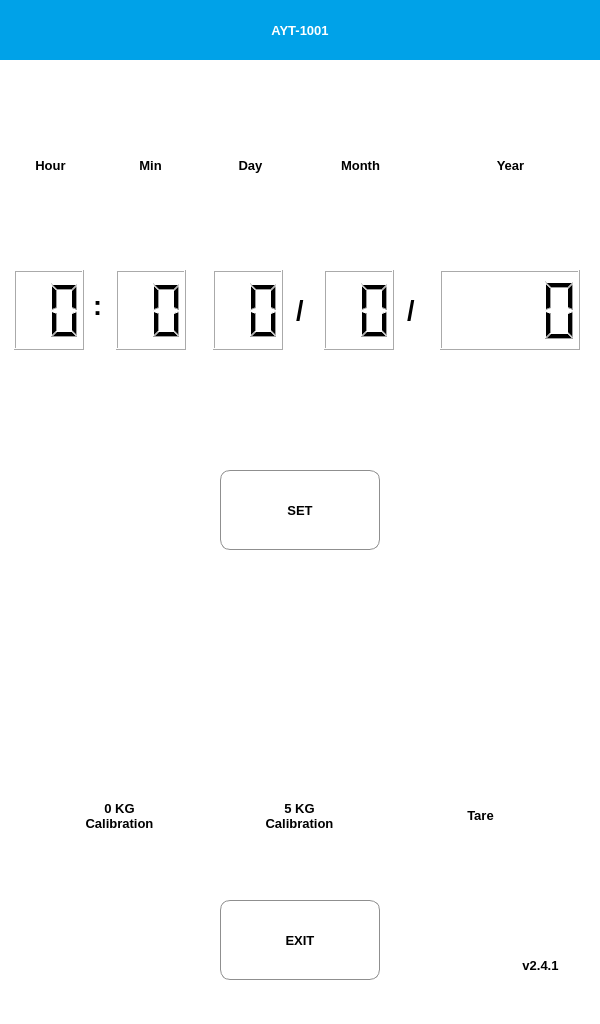
<?xml version="1.0" encoding="UTF-8"?>
<ui version="4.0">
 <class>MainWindow</class>
 <widget class="QMainWindow" name="MainWindow">
  <property name="geometry">
   <rect>
    <x>0</x>
    <y>0</y>
    <width>600</width>
    <height>1024</height>
   </rect>
  </property>
  <property name="windowTitle">
   <string>MainWindow</string>
  </property>
  <property name="styleSheet">
   <string notr="true">background-color: white</string>
  </property>
  <widget class="QWidget" name="centralwidget">
   <widget class="QPushButton" name="pushButton_2">
    <property name="geometry">
     <rect>
      <x>10</x>
      <y>350</y>
      <width>80</width>
      <height>80</height>
     </rect>
    </property>
    <property name="sizePolicy">
     <sizepolicy hsizetype="Preferred" vsizetype="Preferred">
      <horstretch>0</horstretch>
      <verstretch>0</verstretch>
     </sizepolicy>
    </property>
    <property name="styleSheet">
     <string notr="true">QPushButton{
	height: 80px;
	width: 80px;
	border-style: solid;
	border-width: 0px;
	image: url(/home/eomedical/images/swipe-down.png);
}

QPushButton:pressed{
	height: 80px;
	width: 80px;
	border-style: solid;
	border-width: 0px;
	image: url(/home/eomedical/images/swipe-down-psv.png);
}</string>
    </property>
    <property name="text">
     <string/>
    </property>
   </widget>
   <widget class="QPushButton" name="pushButton">
    <property name="geometry">
     <rect>
      <x>10</x>
      <y>190</y>
      <width>80</width>
      <height>80</height>
     </rect>
    </property>
    <property name="sizePolicy">
     <sizepolicy hsizetype="Preferred" vsizetype="Preferred">
      <horstretch>0</horstretch>
      <verstretch>0</verstretch>
     </sizepolicy>
    </property>
    <property name="styleSheet">
     <string notr="true">QPushButton{
	height: 80px;
	width: 80px;
	border-style: solid;
	border-width: 0px;
	image: url(/home/eomedical/images/swipe-up.png);
}

QPushButton:pressed{
	height: 80px;
    width: 80px;
	border-style: solid;
	border-width: 0px;
	image: url(/home/eomedical/images/swipe-up-psv.png);
}</string>
    </property>
    <property name="text">
     <string/>
    </property>
   </widget>
   <widget class="QPushButton" name="pushButton_3">
    <property name="geometry">
     <rect>
      <x>110</x>
      <y>190</y>
      <width>80</width>
      <height>80</height>
     </rect>
    </property>
    <property name="sizePolicy">
     <sizepolicy hsizetype="Preferred" vsizetype="Preferred">
      <horstretch>0</horstretch>
      <verstretch>0</verstretch>
     </sizepolicy>
    </property>
    <property name="styleSheet">
     <string notr="true">QPushButton{
	height: 80px;
	width: 80px;
	border-style: solid;
	border-width: 0px;
	image: url(/home/eomedical/images/swipe-up.png);
}

QPushButton:pressed{
	height: 80px;
    width: 80px;
	border-style: solid;
	border-width: 0px;
	image: url(/home/eomedical/images/swipe-up-psv.png);
}</string>
    </property>
    <property name="text">
     <string/>
    </property>
   </widget>
   <widget class="QPushButton" name="pushButton_4">
    <property name="geometry">
     <rect>
      <x>110</x>
      <y>350</y>
      <width>80</width>
      <height>80</height>
     </rect>
    </property>
    <property name="sizePolicy">
     <sizepolicy hsizetype="Preferred" vsizetype="Preferred">
      <horstretch>0</horstretch>
      <verstretch>0</verstretch>
     </sizepolicy>
    </property>
    <property name="styleSheet">
     <string notr="true">QPushButton{
	height: 80px;
	width: 80px;
	border-style: solid;
	border-width: 0px;
	image: url(/home/eomedical/images/swipe-down.png);
}

QPushButton:pressed{
	height: 80px;
	width: 80px;
	border-style: solid;
	border-width: 0px;
	image: url(/home/eomedical/images/swipe-down-psv.png);
}</string>
    </property>
    <property name="text">
     <string/>
    </property>
   </widget>
   <widget class="QPushButton" name="pushButton_5">
    <property name="geometry">
     <rect>
      <x>210</x>
      <y>190</y>
      <width>80</width>
      <height>80</height>
     </rect>
    </property>
    <property name="sizePolicy">
     <sizepolicy hsizetype="Preferred" vsizetype="Preferred">
      <horstretch>0</horstretch>
      <verstretch>0</verstretch>
     </sizepolicy>
    </property>
    <property name="styleSheet">
     <string notr="true">QPushButton{
	height: 80px;
	width: 80px;
	border-style: solid;
	border-width: 0px;
	image: url(/home/eomedical/images/swipe-up.png);
}

QPushButton:pressed{
	height: 80px;
    width: 80px;
	border-style: solid;
	border-width: 0px;
	image: url(/home/eomedical/images/swipe-up-psv.png);
}</string>
    </property>
    <property name="text">
     <string/>
    </property>
   </widget>
   <widget class="QPushButton" name="pushButton_6">
    <property name="geometry">
     <rect>
      <x>210</x>
      <y>350</y>
      <width>80</width>
      <height>80</height>
     </rect>
    </property>
    <property name="sizePolicy">
     <sizepolicy hsizetype="Preferred" vsizetype="Preferred">
      <horstretch>0</horstretch>
      <verstretch>0</verstretch>
     </sizepolicy>
    </property>
    <property name="styleSheet">
     <string notr="true">QPushButton{
	height: 80px;
	width: 80px;
	border-style: solid;
	border-width: 0px;
	image: url(/home/eomedical/images/swipe-down.png);
}

QPushButton:pressed{
	height: 80px;
	width: 80px;
	border-style: solid;
	border-width: 0px;
	image: url(/home/eomedical/images/swipe-down-psv.png);
}</string>
    </property>
    <property name="text">
     <string/>
    </property>
   </widget>
   <widget class="QPushButton" name="pushButton_7">
    <property name="geometry">
     <rect>
      <x>320</x>
      <y>190</y>
      <width>80</width>
      <height>80</height>
     </rect>
    </property>
    <property name="sizePolicy">
     <sizepolicy hsizetype="Preferred" vsizetype="Preferred">
      <horstretch>0</horstretch>
      <verstretch>0</verstretch>
     </sizepolicy>
    </property>
    <property name="styleSheet">
     <string notr="true">QPushButton{
	height: 80px;
	width: 80px;
	border-style: solid;
	border-width: 0px;
	image: url(/home/eomedical/images/swipe-up.png);
}

QPushButton:pressed{
	height: 80px;
    width: 80px;
	border-style: solid;
	border-width: 0px;
	image: url(/home/eomedical/images/swipe-up-psv.png);
}</string>
    </property>
    <property name="text">
     <string/>
    </property>
   </widget>
   <widget class="QPushButton" name="pushButton_8">
    <property name="geometry">
     <rect>
      <x>320</x>
      <y>350</y>
      <width>80</width>
      <height>80</height>
     </rect>
    </property>
    <property name="sizePolicy">
     <sizepolicy hsizetype="Preferred" vsizetype="Preferred">
      <horstretch>0</horstretch>
      <verstretch>0</verstretch>
     </sizepolicy>
    </property>
    <property name="styleSheet">
     <string notr="true">QPushButton{
	height: 80px;
	width: 80px;
	border-style: solid;
	border-width: 0px;
	image: url(/home/eomedical/images/swipe-down.png);
}

QPushButton:pressed{
	height: 80px;
	width: 80px;
	border-style: solid;
	border-width: 0px;
	image: url(/home/eomedical/images/swipe-down-psv.png);
}</string>
    </property>
    <property name="text">
     <string/>
    </property>
   </widget>
   <widget class="QLCDNumber" name="lcdNumber">
    <property name="geometry">
     <rect>
      <x>14</x>
      <y>270</y>
      <width>70</width>
      <height>80</height>
     </rect>
    </property>
    <property name="styleSheet">
     <string notr="true"/>
    </property>
    <property name="lineWidth">
     <number>1</number>
    </property>
    <property name="midLineWidth">
     <number>0</number>
    </property>
    <property name="smallDecimalPoint">
     <bool>false</bool>
    </property>
    <property name="digitCount">
     <number>2</number>
    </property>
    <property name="value" stdset="0">
     <double>0.000000000000000</double>
    </property>
    <property name="intValue" stdset="0">
     <number>0</number>
    </property>
   </widget>
   <widget class="QLCDNumber" name="lcdNumber_2">
    <property name="geometry">
     <rect>
      <x>116</x>
      <y>270</y>
      <width>70</width>
      <height>80</height>
     </rect>
    </property>
    <property name="font">
     <font>
      <pointsize>12</pointsize>
     </font>
    </property>
    <property name="digitCount">
     <number>2</number>
    </property>
   </widget>
   <widget class="QPushButton" name="pushButton_9">
    <property name="geometry">
     <rect>
      <x>470</x>
      <y>190</y>
      <width>80</width>
      <height>80</height>
     </rect>
    </property>
    <property name="sizePolicy">
     <sizepolicy hsizetype="Preferred" vsizetype="Preferred">
      <horstretch>0</horstretch>
      <verstretch>0</verstretch>
     </sizepolicy>
    </property>
    <property name="styleSheet">
     <string notr="true">QPushButton{
	height: 80px;
	width: 80px;
	border-style: solid;
	border-width: 0px;
	image: url(/home/eomedical/images/swipe-up.png);
}

QPushButton:pressed{
	height: 80px;
    width: 80px;
	border-style: solid;
	border-width: 0px;
	image: url(/home/eomedical/images/swipe-up-psv.png);
}</string>
    </property>
    <property name="text">
     <string/>
    </property>
   </widget>
   <widget class="QPushButton" name="pushButton_10">
    <property name="geometry">
     <rect>
      <x>470</x>
      <y>350</y>
      <width>80</width>
      <height>80</height>
     </rect>
    </property>
    <property name="sizePolicy">
     <sizepolicy hsizetype="Preferred" vsizetype="Preferred">
      <horstretch>0</horstretch>
      <verstretch>0</verstretch>
     </sizepolicy>
    </property>
    <property name="styleSheet">
     <string notr="true">QPushButton{
	height: 80px;
	width: 80px;
	border-style: solid;
	border-width: 0px;
	image: url(/home/eomedical/images/swipe-down.png);
}

QPushButton:pressed{
	height: 80px;
	width: 80px;
	border-style: solid;
	border-width: 0px;
	image: url(/home/eomedical/images/swipe-down-psv.png);
}</string>
    </property>
    <property name="text">
     <string/>
    </property>
   </widget>
   <widget class="QLCDNumber" name="lcdNumber_3">
    <property name="geometry">
     <rect>
      <x>213</x>
      <y>270</y>
      <width>70</width>
      <height>80</height>
     </rect>
    </property>
    <property name="digitCount">
     <number>2</number>
    </property>
   </widget>
   <widget class="QLCDNumber" name="lcdNumber_4">
    <property name="geometry">
     <rect>
      <x>324</x>
      <y>270</y>
      <width>70</width>
      <height>80</height>
     </rect>
    </property>
    <property name="digitCount">
     <number>2</number>
    </property>
   </widget>
   <widget class="QLCDNumber" name="lcdNumber_5">
    <property name="geometry">
     <rect>
      <x>440</x>
      <y>270</y>
      <width>140</width>
      <height>80</height>
     </rect>
    </property>
    <property name="digitCount">
     <number>4</number>
    </property>
   </widget>
   <widget class="QLabel" name="label">
    <property name="geometry">
     <rect>
      <x>93</x>
      <y>250</y>
      <width>16</width>
      <height>111</height>
     </rect>
    </property>
    <property name="font">
     <font>
      <pointsize>20</pointsize>
      <weight>75</weight>
      <bold>true</bold>
     </font>
    </property>
    <property name="text">
     <string>:</string>
    </property>
   </widget>
   <widget class="QLabel" name="label_2">
    <property name="geometry">
     <rect>
      <x>296</x>
      <y>250</y>
      <width>21</width>
      <height>121</height>
     </rect>
    </property>
    <property name="font">
     <font>
      <pointsize>20</pointsize>
      <weight>75</weight>
      <bold>true</bold>
     </font>
    </property>
    <property name="text">
     <string>/</string>
    </property>
   </widget>
   <widget class="QLabel" name="label_3">
    <property name="geometry">
     <rect>
      <x>407</x>
      <y>250</y>
      <width>21</width>
      <height>121</height>
     </rect>
    </property>
    <property name="font">
     <font>
      <pointsize>20</pointsize>
      <weight>75</weight>
      <bold>true</bold>
     </font>
    </property>
    <property name="text">
     <string>/</string>
    </property>
   </widget>
   <widget class="QLabel" name="label_4">
    <property name="geometry">
     <rect>
      <x>20</x>
      <y>150</y>
      <width>61</width>
      <height>31</height>
     </rect>
    </property>
    <property name="font">
     <font>
      <pointsize>10</pointsize>
      <weight>75</weight>
      <bold>true</bold>
     </font>
    </property>
    <property name="text">
     <string>Hour</string>
    </property>
    <property name="alignment">
     <set>Qt::AlignCenter</set>
    </property>
   </widget>
   <widget class="QLabel" name="label_5">
    <property name="geometry">
     <rect>
      <x>110</x>
      <y>150</y>
      <width>81</width>
      <height>31</height>
     </rect>
    </property>
    <property name="font">
     <font>
      <pointsize>10</pointsize>
      <weight>75</weight>
      <bold>true</bold>
     </font>
    </property>
    <property name="text">
     <string>Min</string>
    </property>
    <property name="alignment">
     <set>Qt::AlignCenter</set>
    </property>
   </widget>
   <widget class="QLabel" name="label_6">
    <property name="geometry">
     <rect>
      <x>220</x>
      <y>150</y>
      <width>61</width>
      <height>31</height>
     </rect>
    </property>
    <property name="font">
     <font>
      <pointsize>10</pointsize>
      <weight>75</weight>
      <bold>true</bold>
     </font>
    </property>
    <property name="text">
     <string>Day</string>
    </property>
    <property name="alignment">
     <set>Qt::AlignCenter</set>
    </property>
   </widget>
   <widget class="QLabel" name="label_7">
    <property name="geometry">
     <rect>
      <x>320</x>
      <y>150</y>
      <width>81</width>
      <height>31</height>
     </rect>
    </property>
    <property name="font">
     <font>
      <pointsize>10</pointsize>
      <weight>75</weight>
      <bold>true</bold>
     </font>
    </property>
    <property name="text">
     <string>Month</string>
    </property>
    <property name="alignment">
     <set>Qt::AlignCenter</set>
    </property>
   </widget>
   <widget class="QLabel" name="label_8">
    <property name="geometry">
     <rect>
      <x>480</x>
      <y>150</y>
      <width>61</width>
      <height>31</height>
     </rect>
    </property>
    <property name="font">
     <font>
      <pointsize>10</pointsize>
      <weight>75</weight>
      <bold>true</bold>
     </font>
    </property>
    <property name="text">
     <string>Year</string>
    </property>
    <property name="alignment">
     <set>Qt::AlignCenter</set>
    </property>
   </widget>
   <widget class="QPushButton" name="pushButton_11">
    <property name="geometry">
     <rect>
      <x>220</x>
      <y>470</y>
      <width>160</width>
      <height>80</height>
     </rect>
    </property>
    <property name="sizePolicy">
     <sizepolicy hsizetype="Fixed" vsizetype="Fixed">
      <horstretch>0</horstretch>
      <verstretch>0</verstretch>
     </sizepolicy>
    </property>
    <property name="font">
     <font>
      <pointsize>10</pointsize>
      <weight>75</weight>
      <bold>true</bold>
     </font>
    </property>
    <property name="styleSheet">
     <string notr="true">QPushButton{
	height: 80px;
	border-style: solid;
	border-width: 1px;
	border-color: rgb(143, 143, 143);
	border-radius: 10px;
}

QPushButton:pressed{
	background-color: rgb(143, 143, 143);
}</string>
    </property>
    <property name="text">
     <string>SET</string>
    </property>
   </widget>
   <widget class="QPushButton" name="pushButton_12">
    <property name="geometry">
     <rect>
      <x>220</x>
      <y>900</y>
      <width>160</width>
      <height>80</height>
     </rect>
    </property>
    <property name="sizePolicy">
     <sizepolicy hsizetype="Fixed" vsizetype="Fixed">
      <horstretch>0</horstretch>
      <verstretch>0</verstretch>
     </sizepolicy>
    </property>
    <property name="font">
     <font>
      <pointsize>10</pointsize>
      <weight>75</weight>
      <bold>true</bold>
     </font>
    </property>
    <property name="styleSheet">
     <string notr="true">QPushButton{
	height: 80px;
	border-style: solid;
	border-width: 1px;
	border-color: rgb(143, 143, 143);
	border-radius: 10px;
}

QPushButton:pressed{
	background-color: rgb(143, 143, 143);
}</string>
    </property>
    <property name="text">
     <string>EXIT</string>
    </property>
   </widget>
   <widget class="QLabel" name="label_9">
    <property name="geometry">
     <rect>
      <x>0</x>
      <y>0</y>
      <width>600</width>
      <height>60</height>
     </rect>
    </property>
    <property name="font">
     <font>
      <pointsize>10</pointsize>
      <weight>75</weight>
      <bold>true</bold>
     </font>
    </property>
    <property name="styleSheet">
     <string notr="true">color:white;
background-color: rgb(0, 162, 232);</string>
    </property>
    <property name="text">
     <string>AYT-1001</string>
    </property>
    <property name="alignment">
     <set>Qt::AlignCenter</set>
    </property>
   </widget>
   <widget class="QLabel" name="label_10">
    <property name="geometry">
     <rect>
      <x>240</x>
      <y>430</y>
      <width>120</width>
      <height>30</height>
     </rect>
    </property>
    <property name="font">
     <font>
      <pointsize>10</pointsize>
      <weight>75</weight>
      <bold>true</bold>
     </font>
    </property>
    <property name="text">
     <string/>
    </property>
    <property name="alignment">
     <set>Qt::AlignCenter</set>
    </property>
   </widget>
   <widget class="QPushButton" name="pushButton_13">
    <property name="geometry">
     <rect>
      <x>60</x>
      <y>669</y>
      <width>120</width>
      <height>120</height>
     </rect>
    </property>
    <property name="sizePolicy">
     <sizepolicy hsizetype="Preferred" vsizetype="Preferred">
      <horstretch>0</horstretch>
      <verstretch>0</verstretch>
     </sizepolicy>
    </property>
    <property name="styleSheet">
     <string notr="true">QPushButton{
	border-style: solid;
	image: url(/home/eomedical/images/weight0.png);
}

QPushButton:pressed{
	border-style: solid;
	image: url(/home/eomedical/images/weight-psv0.png);
}

QPushButton:disabled{
	border-style: solid;
	image: url(/home/eomedical/images/weight-psv0.png);
}</string>
    </property>
    <property name="text">
     <string/>
    </property>
   </widget>
   <widget class="QPushButton" name="pushButton_14">
    <property name="geometry">
     <rect>
      <x>240</x>
      <y>669</y>
      <width>120</width>
      <height>120</height>
     </rect>
    </property>
    <property name="sizePolicy">
     <sizepolicy hsizetype="Preferred" vsizetype="Preferred">
      <horstretch>0</horstretch>
      <verstretch>0</verstretch>
     </sizepolicy>
    </property>
    <property name="styleSheet">
     <string notr="true">QPushButton{
	border-style: solid;
	image: url(/home/eomedical/images/weight5.png);
}

QPushButton:pressed{
	border-style: solid;
	image: url(/home/eomedical/images/weight-psv5.png);
}

QPushButton:disabled{
	border-style: solid;
	image: url(/home/eomedical/images/weight-psv5.png);
}</string>
    </property>
    <property name="text">
     <string/>
    </property>
   </widget>
   <widget class="QPushButton" name="pushButton_15">
    <property name="geometry">
     <rect>
      <x>420</x>
      <y>669</y>
      <width>120</width>
      <height>120</height>
     </rect>
    </property>
    <property name="sizePolicy">
     <sizepolicy hsizetype="Preferred" vsizetype="Preferred">
      <horstretch>0</horstretch>
      <verstretch>0</verstretch>
     </sizepolicy>
    </property>
    <property name="styleSheet">
     <string notr="true">QPushButton{
	border-style: solid;
	image: url(/home/eomedical/images/weighing-machine.png);
}

QPushButton:pressed{
	border-style: solid;
	image: url(/home/eomedical/images/weighing-machine-psv.png);
}

QPushButton:disabled{
	border-style: solid;
	image: url(/home/eomedical/images/weighing-machine-psv.png);
}</string>
    </property>
    <property name="text">
     <string/>
    </property>
   </widget>
   <widget class="QLabel" name="label_11">
    <property name="geometry">
     <rect>
      <x>49</x>
      <y>790</y>
      <width>141</width>
      <height>51</height>
     </rect>
    </property>
    <property name="font">
     <font>
      <pointsize>10</pointsize>
      <weight>75</weight>
      <bold>true</bold>
     </font>
    </property>
    <property name="text">
     <string>0 KG
Calibration</string>
    </property>
    <property name="alignment">
     <set>Qt::AlignCenter</set>
    </property>
   </widget>
   <widget class="QLabel" name="label_12">
    <property name="geometry">
     <rect>
      <x>229</x>
      <y>790</y>
      <width>141</width>
      <height>51</height>
     </rect>
    </property>
    <property name="font">
     <font>
      <pointsize>10</pointsize>
      <weight>75</weight>
      <bold>true</bold>
     </font>
    </property>
    <property name="text">
     <string>5 KG
Calibration</string>
    </property>
    <property name="alignment">
     <set>Qt::AlignCenter</set>
    </property>
   </widget>
   <widget class="QLabel" name="label_13">
    <property name="geometry">
     <rect>
      <x>410</x>
      <y>790</y>
      <width>141</width>
      <height>51</height>
     </rect>
    </property>
    <property name="font">
     <font>
      <pointsize>10</pointsize>
      <weight>75</weight>
      <bold>true</bold>
     </font>
    </property>
    <property name="text">
     <string>Tare</string>
    </property>
    <property name="alignment">
     <set>Qt::AlignCenter</set>
    </property>
   </widget>
   <widget class="QLabel" name="label_14">
    <property name="geometry">
     <rect>
      <x>20</x>
      <y>850</y>
      <width>560</width>
      <height>31</height>
     </rect>
    </property>
    <property name="font">
     <font>
      <pointsize>10</pointsize>
      <weight>75</weight>
      <bold>true</bold>
     </font>
    </property>
    <property name="text">
     <string/>
    </property>
    <property name="alignment">
     <set>Qt::AlignCenter</set>
    </property>
   </widget>
   <widget class="QLabel" name="label_15">
    <property name="geometry">
     <rect>
      <x>500</x>
      <y>940</y>
      <width>81</width>
      <height>51</height>
     </rect>
    </property>
    <property name="font">
     <font>
      <pointsize>10</pointsize>
      <weight>75</weight>
      <bold>true</bold>
     </font>
    </property>
    <property name="text">
     <string>v2.4.1</string>
    </property>
    <property name="alignment">
     <set>Qt::AlignCenter</set>
    </property>
   </widget>
   <widget class="QPushButton" name="pushButton_16">
    <property name="geometry">
     <rect>
      <x>120</x>
      <y>550</y>
      <width>80</width>
      <height>80</height>
     </rect>
    </property>
    <property name="sizePolicy">
     <sizepolicy hsizetype="Preferred" vsizetype="Preferred">
      <horstretch>0</horstretch>
      <verstretch>0</verstretch>
     </sizepolicy>
    </property>
    <property name="styleSheet">
     <string notr="true">QPushButton{
	height: 80px;
	width: 80px;
	border-style: solid;
	border-width: 0px;
	image: url(/home/eomedical/images/swipe-left.png);
}

QPushButton:pressed{
	height: 80px;
	width: 80px;
	border-style: solid;
	border-width: 0px;
	image: url(/home/eomedical/images/swipe-left-psv.png);
}</string>
    </property>
    <property name="text">
     <string/>
    </property>
   </widget>
   <widget class="QPushButton" name="pushButton_17">
    <property name="geometry">
     <rect>
      <x>400</x>
      <y>550</y>
      <width>80</width>
      <height>80</height>
     </rect>
    </property>
    <property name="sizePolicy">
     <sizepolicy hsizetype="Preferred" vsizetype="Preferred">
      <horstretch>0</horstretch>
      <verstretch>0</verstretch>
     </sizepolicy>
    </property>
    <property name="styleSheet">
     <string notr="true">QPushButton{
	height: 80px;
	width: 80px;
	border-style: solid;
	border-width: 0px;
	image: url(/home/eomedical/images/swipe-right.png);
}

QPushButton:pressed{
	height: 80px;
	width: 80px;
	border-style: solid;
	border-width: 0px;
	image: url(/home/eomedical/images/swipe-right-psv.png);
}</string>
    </property>
    <property name="text">
     <string/>
    </property>
   </widget>
   <widget class="QLabel" name="label_16">
    <property name="geometry">
     <rect>
      <x>210</x>
      <y>550</y>
      <width>180</width>
      <height>80</height>
     </rect>
    </property>
    <property name="font">
     <font>
      <weight>75</weight>
      <bold>true</bold>
     </font>
    </property>
    <property name="text">
     <string/>
    </property>
    <property name="scaledContents">
     <bool>false</bool>
    </property>
    <property name="alignment">
     <set>Qt::AlignCenter</set>
    </property>
   </widget>
   <widget class="QLabel" name="label_17">
    <property name="geometry">
     <rect>
      <x>240</x>
      <y>630</y>
      <width>120</width>
      <height>30</height>
     </rect>
    </property>
    <property name="font">
     <font>
      <pointsize>10</pointsize>
      <weight>75</weight>
      <bold>true</bold>
     </font>
    </property>
    <property name="text">
     <string/>
    </property>
    <property name="alignment">
     <set>Qt::AlignCenter</set>
    </property>
   </widget>
  </widget>
  <widget class="QStatusBar" name="statusbar"/>
 </widget>
 <resources/>
 <connections/>
</ui>
